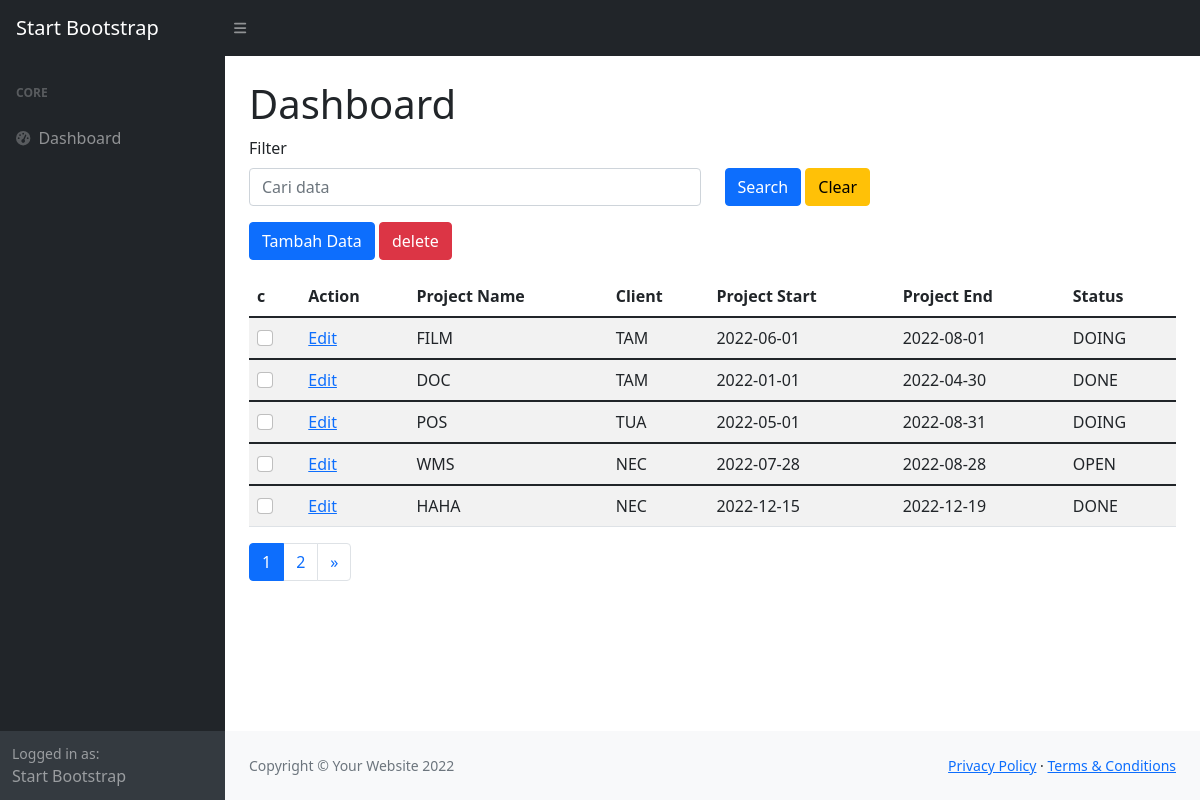
The page /index.php/projects on the database its author committed.
### tables this page shows
CREATE TABLE `tb_m_project` (
  `project_id` int(11) NOT NULL,
  `project_name` varchar(100) NOT NULL,
  `client_id` int(11) NOT NULL,
  `project_start` date NOT NULL,
  `project_end` date NOT NULL,
  `project_status` char(15) NOT NULL
);

CREATE TABLE `tb_m_client` (
  `client_id` int(11) NOT NULL,
  `client_name` varchar(100) NOT NULL,
  `client_address` varchar(100) NOT NULL
);

### index.php (called while the page is built, shortened)
<?php
require_once BASEPATH.'core/CodeIgniter.php';

### application/models/Project_model.php (called while the page is built, shortened)
<?php
class Project_model extends CI_model
{
    public function getAllProject($limit, $start)
    {
        $this->db->select('*');
        $this->db->from('tb_m_project');
        $this->db->join('tb_m_client', 'tb_m_client.client_id = tb_m_project.client_id');
        $query = $this->db->limit($limit,$start)->get();
        return $query->result_array();
    }
    public function getClient()
    {
        $this->db->select('*');
        $this->db->distinct();
        $query = $this->db->get('tb_m_client');
        return $query->result_array();
    }
    public function getStatus()
    {
        $this->db->select('project_status');
        $this->db->distinct();
        $query = $this->db->get('tb_m_project');
        return $query->result_array();
    }
}
?>

### application/views/projects/index.php (the view, shortened to what this page needs)
<main>
    <div class="container-fluid px-4">
        <h1 class="mt-4">Dashboard</h1>
        <form action="" method="post">
            <div class="row">
                <div class="col mb-3">
                    <label for="formGroupExampleInput" class="form-label">Filter</label>
                    <input name="keyword" placeholder="Cari data" type="text" class="form-control" id="formGroupExampleInput">
                </div>
                <div class="col mt-2">
                    <button type="submit" class="btn btn-primary mt-4">Search</button>
                    <button type="button" id="button-addon2" class="btn btn-warning mt-4">Clear</button>
                </div>
            </div>
        </form>
        <?= form_open('projects/delete'); ?>
            <a href="<?= base_url('projects/create') ?>" class="btn btn-primary">Tambah Data</a>
            <input class="btn btn-danger" type="submit" value="delete" name="delete" onclick="return confirm('anda yakin')">
            <table class="table table-striped mt-3">
                <thead>
                    <tr>
                        <th>c</th>
                        <th>Action</th>
                        <th>Project Name</th>
                        <th>Client</th>
                        <th>Project Start</th>
                        <th>Project End</th>
                        <th>Status</th>
                    </tr>
                </thead>
                <tbody>
                    <?php foreach ($tb_m_project as $project): ?>
                    <tr>
                        <td>
                            <input class="form-check-input" type="checkbox" name="project_id[]"
                                value="<?= $project['project_id']; ?>">
                        </td>
                        <td>
                            <a href="<?= base_url(); ?>projects/update/<?= $project['project_id']; ?>">Edit</a>
                        </td>
                        <td>
                            <?= $project['project_name'] ?>
                        </td>
                        <td>
                            <?= $project['client_name'] ?>
                        </td>
                        <td>
                            <?= $project['project_start'] ?>
                        </td>
                        <td>
                            <?= $project['project_end'] ?>
                        </td>
                        <td>
                            <?= $project['project_status'] ?>
                        </td>
                    </tr>
                </tbody>
                <?php endforeach; ?>
            </table>
            <?= form_close(); ?>
            <?= $this->pagination->create_links(); ?>
    </div>
</main>

### application/controllers/Projects.php (shortened to what this page needs)
<?php
class Projects extends CI_Controller{
    public function __construct()
    {
        $this->load->model('Project_model');
    }
    public function index()
    {
        $this->load->library('pagination');
        $config['per_page'] = 5;
        $config['full_tag_open'] = '<nav><ul class="pagination">';
        $config['full_tag_close'] = '</ul></nav>';
        $config['next_tag_open'] = '<li class="page-item">';
        $config['next_tag_close'] = '</li>';
        $config['cur_tag_open'] = '<li class="page-item active"><a class="page-link" href="#">';
        $config['cur_tag_close'] = '</a></li>';
        $config['num_tag_open'] = '<li class="page-item">';
        $config['num_tag_close'] = '</li>';
        $data['start'] = $this->uri->segment(3);
        $data['tb_m_project'] = $this->Project_model->getAllProject($config['per_page'],$data['start']);
        $data['clients'] = $this->Project_model->getClient();
        $data['status'] = $this->Project_model->getStatus();
        $this->load->view('layouts/header');
        $this->load->view('layouts/sidebar');
        $this->load->view('projects/index', $data);
        $this->load->view('layouts/footer');
    }
}

### application/views/layouts/header.php (shortened to what this page needs)
<!DOCTYPE html>
<html lang="en">
<head>
    <link href="https://cdn.jsdelivr.net/npm/simple-datatables@latest/dist/style.css" rel="stylesheet" />
    <link href="<?php echo base_url() ?>asset/css/styles.css" rel="stylesheet" />
</head>
<body class="sb-nav-fixed">
    <nav class="sb-topnav navbar navbar-expand navbar-dark bg-dark">
        <a class="navbar-brand ps-3" href="index.html">Start Bootstrap</a>
        <button class="btn btn-link btn-sm order-1 order-lg-0 me-4 me-lg-0" id="sidebarToggle" href="#!"><i
                class="fas fa-bars"></i></button>
    </nav>

### application/views/layouts/sidebar.php
<div id="layoutSidenav">
    <div id="layoutSidenav_nav">
        <nav class="sb-sidenav accordion sb-sidenav-dark" id="sidenavAccordion">
            <div class="sb-sidenav-menu">
                <div class="nav">
                    <div class="sb-sidenav-menu-heading">Core</div>
                    <a class="nav-link" href=" ">
                        <div class="sb-nav-link-icon"><i class="fas fa-tachometer-alt"></i></div>
                        Dashboard
                    </a>
                </div>
            </div>
            <div class="sb-sidenav-footer">
                <div class="small">Logged in as:</div>
                Start Bootstrap
            </div>
        </nav>
    </div>
    <div id="layoutSidenav_content">

### application/views/layouts/footer.php (shortened to what this page needs)
            <footer class="py-4 bg-light mt-auto">
                <div class="container-fluid px-4">
                    <div class="d-flex align-items-center justify-content-between small">
                        <div class="text-muted">Copyright &copy; Your Website 2022</div>
                        <div>
                            <a href="#">Privacy Policy</a>
                            &middot;
                            <a href="#">Terms &amp; Conditions</a>
                        </div>
                    </div>
                </div>
            </footer>
        </div>
    </div>
</body>
</html>

### rows shown on the page
tb_m_project: project_name "FILM", client.client_name "TAM", project_start "2022-06-01", project_end "2022-08-01", project_status "DOING"
tb_m_project: project_name "DOC", client.client_name "TAM", project_start "2022-01-01", project_end "2022-04-30", project_status "DONE"
tb_m_project: project_name "POS", client.client_name "TUA", project_start "2022-05-01", project_end "2022-08-31", project_status "DOING"
tb_m_project: project_name "WMS", client.client_name "NEC", project_start "2022-07-28", project_end "2022-08-28", project_status "OPEN"
tb_m_project: project_name "HAHA", client.client_name "NEC", project_start "2022-12-15", project_end "2022-12-19", project_status "DONE"

### other values the page prints
$this->pagination->create_links() "1 2 »"
